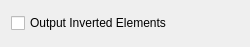
<?xml version="1.0" encoding="UTF-8"?>
<ui version="4.0">
 <class>ReorderNormalCoherentlyDialog</class>
 <widget class="QWidget" name="ReorderNormalCoherentlyDialog">
  <property name="geometry">
   <rect>
    <x>0</x>
    <y>0</y>
    <width>250</width>
    <height>47</height>
   </rect>
  </property>
  <property name="minimumSize">
   <size>
    <width>250</width>
    <height>47</height>
   </size>
  </property>
  <property name="windowTitle">
   <string>SetFieldDataDialog</string>
  </property>
  <layout class="QHBoxLayout" name="horizontalLayout">
   <item>
    <widget class="QCheckBox" name="outputInvertedElements_">
     <property name="minimumSize">
      <size>
       <width>250</width>
       <height>0</height>
      </size>
     </property>
     <property name="text">
      <string>Output Inverted Elements</string>
     </property>
    </widget>
   </item>
  </layout>
 </widget>
 <resources/>
 <connections/>
</ui>
